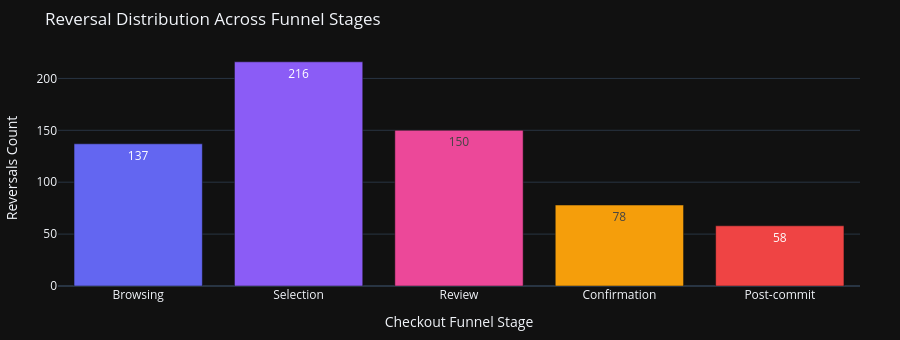
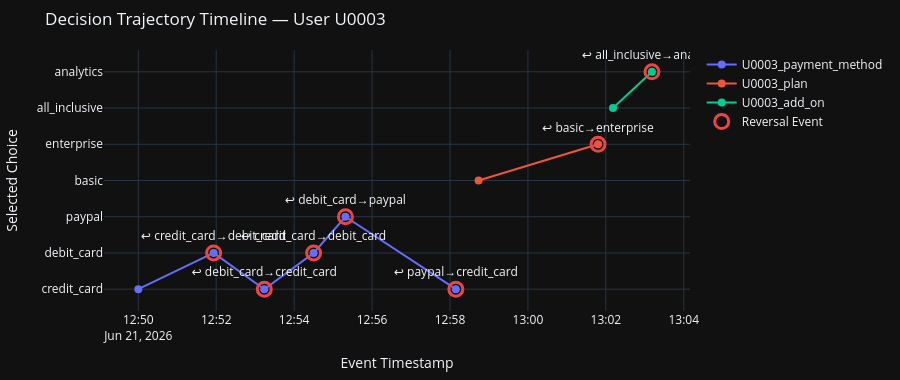

The notebook cell saved with these charts, in order:
### Markdown cell above
## Section 8: Plotly Visualisations
We provide three interactive Plotly visualization functions:
1. `timeline_chart`: Chronological choice paths per decision, with red reversal markers and annotations.
2. `stage_chart`: Global horizontal bar chart of reversals distributed across the funnel.
3. `flow_chart`: Interactive Sankey diagram showing choice-to-choice transitions and cyclic loops.

### Code cell
def timeline_chart(events_df: pd.DataFrame, reversals_df: pd.DataFrame, user_id: str) -> go.Figure:
    """Generates timeline of choices over time with reversal points marked."""
    u_events = events_df[events_df["user_id"] == user_id].sort_values("timestamp")
    u_revs = reversals_df[reversals_df["user_id"] == user_id] if not reversals_df.empty else pd.DataFrame()
    
    fig = go.Figure()
    decisions = u_events["decision_id"].unique()
    colors = px.colors.qualitative.Plotly
    
    for i, dec in enumerate(decisions):
        sub = u_events[u_events["decision_id"] == dec]
        fig.add_trace(go.Scatter(
            x=sub["timestamp"],
            y=sub["choice"],
            mode="lines+markers",
            name=str(dec),
            line=dict(width=2, color=colors[i % len(colors)]),
            marker=dict(size=8),
        ))
        
    if not u_revs.empty:
        fig.add_trace(go.Scatter(
            x=u_revs["timestamp"],
            y=u_revs["to_choice"],
            mode="markers+text",
            name="Reversal Event",
            marker=dict(symbol="circle-open", size=14, color="#ef4444", line=dict(width=3)),
            text=[f"↩ {r.from_choice}→{r.to_choice}" for _, r in u_revs.iterrows()],
            textposition="top center",
        ))
        
    fig.update_layout(
        title=f"Decision Trajectory Timeline — User {user_id}",
        xaxis_title="Event Timestamp",
        yaxis_title="Selected Choice",
        template="plotly_dark",
        height=380,
        margin=dict(l=40, r=40, t=50, b=40),
    )
    return fig

def stage_chart(reversals_df: pd.DataFrame, config: Dict[str, Any] = CONFIG) -> go.Figure:
    """Bar chart of reversal counts across funnel stages."""
    stages = config["STAGE_ORDER"]
    counts = {s: 0 for s in stages}
    if not reversals_df.empty:
        for s, c in reversals_df["stage"].value_counts().items():
            if s in counts:
                counts[s] = int(c)
                
    fig = go.Figure(go.Bar(
        x=stages,
        y=[counts[s] for s in stages],
        marker=dict(color=["#6366f1", "#8b5cf6", "#ec4899", "#f59e0b", "#ef4444"]),
        text=[counts[s] for s in stages],
        textposition="auto",
    ))
    fig.update_layout(
        title="Reversal Distribution Across Funnel Stages",
        xaxis_title="Checkout Funnel Stage",
        yaxis_title="Reversals Count",
        template="plotly_dark",
        height=340,
        margin=dict(l=40, r=40, t=50, b=40),
    )
    return fig

def flow_chart(events_df: pd.DataFrame, user_id: str, decision_id: str) -> go.Figure:
    """Sankey diagram showing transitions and cycles between choices for a decision."""
    sub = events_df[(events_df["user_id"] == user_id) & (events_df["decision_id"] == decision_id)].sort_values("timestamp")
    choices = sub["choice"].tolist()
    
    if len(choices) < 2:
        fig = go.Figure()
        fig.update_layout(title=f"No transitions recorded for {user_id} on '{decision_id}'", template="plotly_dark", height=300)
        return fig
        
    all_nodes = sorted(list(set(choices)))
    node_idx = {c: i for i, c in enumerate(all_nodes)}
    
    transitions: Dict[Tuple[int, int], int] = {}
    for i in range(len(choices) - 1):
        src = node_idx[choices[i]]
        tgt = node_idx[choices[i + 1]]
        pair = (src, tgt)
        transitions[pair] = transitions.get(pair, 0) + 1
        
    sources = [p[0] for p in transitions]
    targets = [p[1] for p in transitions]
    values = [transitions[p] for p in transitions]
    
    fig = go.Figure(data=[go.Sankey(
        node=dict(
            pad=15,
            thickness=20,
            line=dict(color="black", width=0.5),
            label=all_nodes,
            color="#6366f1",
        ),
        link=dict(
            source=sources,
            target=targets,
            value=values,
            color="rgba(168, 85, 247, 0.4)",
        )
    )])
    fig.update_layout(
        title=f"Choice Flow Transitions — User {user_id} on '{decision_id}'",
        font_size=12,
        template="plotly_dark",
        height=320,
        margin=dict(l=40, r=40, t=50, b=40),
    )
    return fig

# Render global stage chart and sample user visualization
print("Rendering Global Stage Chart:")
stage_chart(reversals_df, CONFIG).show()

# Render sample flip-flopper user (e.g. U0081)
sample_flip_user = explained_df[explained_df["pattern"] == PATTERN_FLIP_FLOPPER].iloc[0]["user_id"]
print(f"\nRendering Timeline Chart for Flip-Flopper {sample_flip_user}:")
timeline_chart(clean_events_df, reversals_df, sample_flip_user).show()

### Figure 1 — Plotly figure (JSON) as saved in the notebook; plotly's stock layout.template omitted (floating-point values rounded to 4 significant figures)
{"data": [{"marker": {"color": ["#6366f1", "#8b5cf6", "#ec4899", "#f59e0b", "#ef4444"]}, "text": ["137", "216", "150", "78", "58"], "textposition": "auto", "type": "bar", "x": ["Browsing", "Selection", "Review", "Confirmation", "Post-commit"], "y": [137, 216, 150, 78, 58]}], "layout": {"height": 340, "margin": {"b": 40, "l": 40, "r": 40, "t": 50}, "title": {"text": "Reversal Distribution Across Funnel Stages"}, "xaxis": {"title": {"text": "Checkout Funnel Stage"}}, "yaxis": {"title": {"text": "Reversals Count"}}}}

### Figure 2 — Plotly figure (JSON) as saved in the notebook; plotly's stock layout.template omitted (floating-point values rounded to 4 significant figures)
{"data": [{"line": {"color": "#636EFA", "width": 2}, "marker": {"size": 8}, "mode": "lines+markers", "name": "U0003_payment_method", "type": "scatter", "x": ["2026-06-21T12:50:00.000000000", "2026-06-21T12:51:56.000000000", "2026-06-21T12:53:14.000000000", "2026-06-21T12:54:30.000000000", "2026-06-21T12:55:19.000000000", "2026-06-21T12:58:09.000000000"], "y": ["credit_card", "debit_card", "credit_card", "debit_card", "paypal", "credit_card"]}, {"line": {"color": "#EF553B", "width": 2}, "marker": {"size": 8}, "mode": "lines+markers", "name": "U0003_plan", "type": "scatter", "x": ["2026-06-21T12:58:44.000000000", "2026-06-21T13:01:48.000000000"], "y": ["basic", "enterprise"]}, {"line": {"color": "#00CC96", "width": 2}, "marker": {"size": 8}, "mode": "lines+markers", "name": "U0003_add_on", "type": "scatter", "x": ["2026-06-21T13:02:11.000000000", "2026-06-21T13:03:11.000000000"], "y": ["all_inclusive", "analytics"]}, {"marker": {"color": "#ef4444", "line": {"width": 3}, "size": 14, "symbol": "circle-open"}, "mode": "markers+text", "name": "Reversal Event", "text": ["↩ credit_card→debit_card", "↩ debit_card→credit_card", "↩ credit_card→debit_card", "↩ debit_card→paypal", "↩ paypal→credit_card", "↩ basic→enterprise", "↩ all_inclusive→analytics"], "textposition": "top center", "type": "scatter", "x": ["2026-06-21T12:51:56.000000000", "2026-06-21T12:53:14.000000000", "2026-06-21T12:54:30.000000000", "2026-06-21T12:55:19.000000000", "2026-06-21T12:58:09.000000000", "2026-06-21T13:01:48.000000000", "2026-06-21T13:03:11.000000000"], "y": ["debit_card", "credit_card", "debit_card", "paypal", "credit_card", "enterprise", "analytics"]}], "layout": {"height": 380, "margin": {"b": 40, "l": 40, "r": 40, "t": 50}, "title": {"text": "Decision Trajectory Timeline — User U0003"}, "xaxis": {"title": {"text": "Event Timestamp"}}, "yaxis": {"title": {"text": "Selected Choice"}}}}
